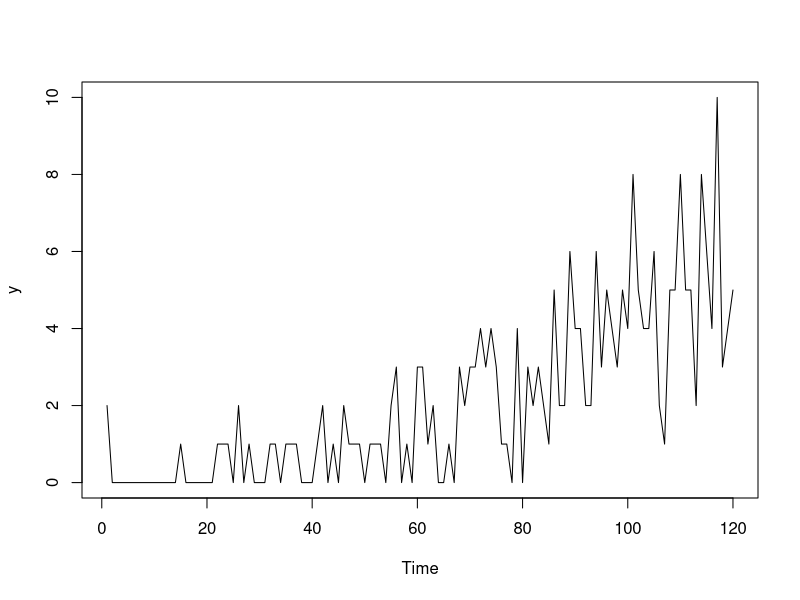

Generate this figure with R: (Note: this script raises an error after producing the figure.)
## ---- chunk 1
y <- ts(c(rpois(20,0.25),rpois(20,0.5),rpois(20,1),rpois(20,2),rpois(20,3),rpois(20,5)))
## ---- chunk 2
plot(y)
## ---- chunk 3
oETSFModel1 <- oes(y, occurrence="fixed", h=10, holdout=TRUE)
oETSFModel1
plot(oETSFModel1)
## ---- chunk 4
oETSOModel <- oes(y, model="MMdN", occurrence="odds-ratio", h=10, holdout=TRUE)
oETSOModel
plot(oETSOModel)
## ---- chunk 5
oETSIModel <- oes(y, model="MMdN", occurrence="inverse-odds-ratio", h=10, holdout=TRUE)
oETSIModel
plot(oETSIModel)
## ---- chunk 6
oETSGModel1 <- oesg(y, modelA="MNN", modelB="AAN", h=10, holdout=TRUE)
oETSGModel1
plot(oETSGModel1)
## ---- chunk 7
oETSGModel1$modelA
## ---- chunk 8
oETSDModel <- oes(y, model="MMdN", occurrence="d", h=10, holdout=TRUE)
oETSDModel
plot(oETSDModel)
## ---- chunk 9
# Assumption | Differential Entropy
# Normal distribution
entropiesTable <- c("$\\epsilon_t \\sim \\mathcal{N}(0, \\sigma^2)$",
                    "$\\frac{1}{2}\\left(\\log(2\\pi\\sigma^2)+1\\right)$",
# Laplace distribution
                    "$\\epsilon_t \\sim \\mathcal{Laplace}(0, s)$",
                    "$1+\\log(2s)$",
# S distribution
                    "$\\epsilon_t \\sim \\mathcal{S}(0, s)$",
                    "$2+2\\log(2s)$",
# GN distribution
                    "$\\epsilon_t \\sim \\mathcal{GN}(0, s, \\beta)$",
                    "$\\beta^{-1}-\\log\\left(\\frac{\\beta}{2s\\Gamma\\left(\\beta^{-1}\\right)}\\right)$",
# Asymmetric Laplace distribution
                    "$\\epsilon_t \\sim \\mathcal{ALaplace}(0, s, \\alpha)$",
                    "$1+\\log(2s)$",
# IG distribution
                    "$1+\\epsilon_t \\sim \\mathcal{IG}(1, s)$",
                    "$\\frac{1}{2}\\left(\\log \\pi e s -\\log(2) \\right)$",
# Gamma distribution
                    "$1+\\epsilon_t \\sim \\mathcal{\\Gamma}(s^{-1}, s)$",
                    "$s^{-1} + \\log \\Gamma\\left(s^{-1} \\right) + \\left(1-s^{-1}\\right)\\psi\\left(s^{-1}\\right)$",
# logN distribution
                    "$1+\\epsilon_t \\sim \\mathrm{log}\\mathcal{N}\\left(-\\frac{\\sigma^2}{2}, \\sigma^2\\right)$",
                    "$\\frac{1}{2}\\left(\\log(2\\pi\\sigma^2)+1\\right)-\\frac{\\sigma^2}{2}$"
                    )
entropiesTable <- matrix(entropiesTable, 8, 2, byrow=TRUE,
                           dimnames=list(c("**Normal**","**Laplace**","**S**",
                                           "**Generalised Normal**","**Asymmetric Laplace**",
                                           "**Inverse Gaussian**","**Gamma**","**Log Normal**"),
                                         c("**Assumption**","**Differential Entropy**")))
kableTable <- kableExtra::kable(entropiesTable, escape=FALSE, caption="Differential entropies for different distributions. $\\Gamma(\\cdot)$ is the Gamma function, while $\\psi(\\cdot)$ is the digamma function.",
                                col.names=c("Assumption","Differential Entropy"), label="differentialEntropy")
kableExtra::kable_styling(kableTable, font_size=12, protect_latex=TRUE)
## ---- chunk 10
plot(y)
## ---- chunk 11
adamModelsiETS <- vector("list",4)
adamModelsiETS[[1]] <- adam(y, "MMdN", occurrence="odds-ratio",
                            h=10, holdout=TRUE)
adamModelsiETS[[2]] <- adam(y, "MMdN", occurrence="inverse-odds-ratio",
                            h=10, holdout=TRUE)
adamModelsiETS[[3]] <- adam(y, "MMdN", occurrence="direct",
                            h=10, holdout=TRUE)
adamModelsiETS[[4]] <- adam(y, "MMdN", occurrence="general",
                            h=10, holdout=TRUE)
adamModelsiETSAICcs <- setNames(sapply(adamModelsiETS,AICc),
                                c("odds-ratio","inverse-odds-ratio","direct","general"))
adamModelsiETSAICcs
## ---- chunk 12
i <- which.min(adamModelsiETSAICcs)
plot(adamModelsiETS[[i]],7)
## ---- chunk 13
adamModelsiETS[[i]]$occurrence
plot(adamModelsiETS[[i]]$occurrence)
## ---- chunk 14
oETSModel <- oes(y, "MMdN", occurrence=names(adamModelsiETSAICcs)[i],
                 h=10, holdout=TRUE)
adamModeliARIMA <- adam(y, "NNN", occurrence=oETSModel, orders=c(1,1,2),
                        distribution="dlnorm", h=10, holdout=TRUE)
adamModeliARIMA
plot(adamModeliARIMA,7)
## ---- chunk 15
adamModelsiETS[[i]] <- adam(y, "MMdN", occurrence=oETSModel,
                            h=10, holdout=TRUE)
adamModelsiETS[[i]]
plot(adamModelsiETS[[i]],7)
## ---- chunk 16
adamModeliARIMA <- adam(y, "NNN", occurrence=oETSModel, orders=c(1,1,2),
                        distribution="dinvgauss", h=10, holdout=TRUE, initial="back")
adamModeliARIMA
plot(adamModeliARIMA,7)
## ---- chunk 17
adamiETSForecasts <- forecast(adamModelsiETS[[i]],h=10,interval="prediction",nsim=10000)
plot(adamiETSForecasts)
